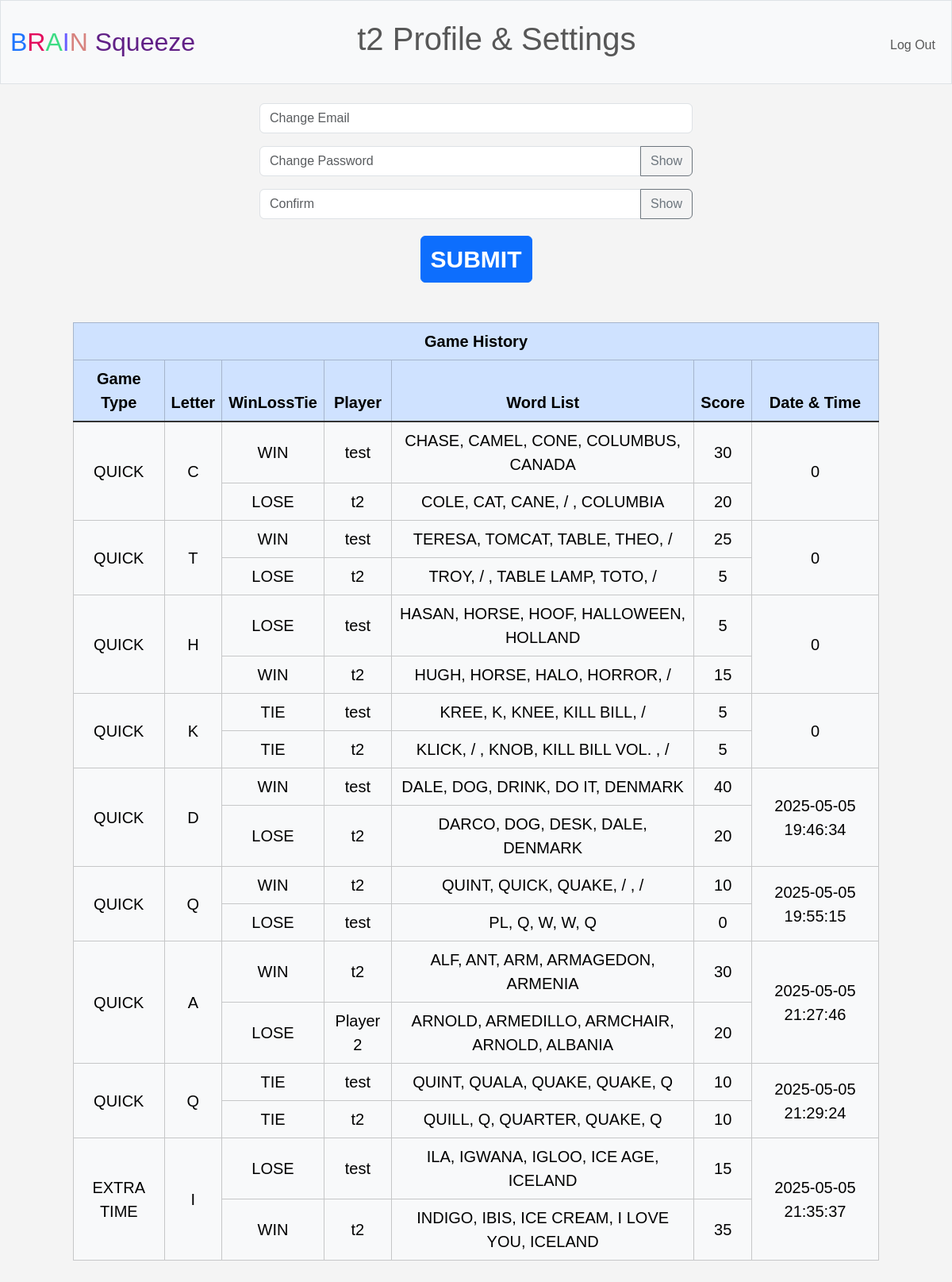
Screenshot of /profile (signed in) with the database file from the repository.
### tables this page shows
CREATE TABLE "game_records" (
	"id"	INTEGER NOT NULL UNIQUE,
	"GameSelect"	TEXT NOT NULL,
	"Letter"	TEXT NOT NULL,
	"WinLossTie1"	TEXT NOT NULL,
	"WinLossTie2"	TEXT NOT NULL,
	"Username1"	TEXT NOT NULL,
	"Username2"	TEXT NOT NULL,
	"WordList1"	TEXT NOT NULL,
	"WordList2"	TEXT NOT NULL,
	"Score1"	INTEGER NOT NULL,
	"Score2"	INTEGER NOT NULL,
	"DateTime"	TEXT NOT NULL DEFAULT CURRENT_TIMESTAMP,
	PRIMARY KEY("id" AUTOINCREMENT)
);

### app.py (the view)
@app.route("/profile", methods=["GET", "POST"])
@login_required
def profile():
    if request.method == "POST":
        email = request.form.get("change_email").strip() if request.form.get("change_email") else None
        password = request.form.get("change_pass").strip() if request.form.get("change_pass") else None
        confirm = request.form.get("confirm").strip() if request.form.get("confirm") else None
        change = account_change(session["user_id"], email, password, confirm)
        if change == 0.5:
            flash("Email not in correct format")
            return redirect(url_for("profile"))
        elif change == 1:
            flash("Password not matching. Try again.")
            return redirect(url_for("profile"))
        elif change == 2:
            flash("Password Successfully changed")
            return redirect(url_for("profile"))
        elif change == 3:
            flash("Email Successfully changed")
            return redirect(url_for("profile"))
        elif change == 4:
            flash("Email & password successfully changed")
            return redirect(url_for("profile"))
        elif change == 5:
            flash("Something went wrong. Try again.")
            return redirect(url_for("profile"))
        return redirect("/profile")
    else:
        username = session.get("user_id")
        all_data = profile_history(username)
        if all_data == 1:
            flash("Could not load data. Sign out and sign in again.")
            return redirect(url_for("profile"))
        return render_template("profile.html", all_data=all_data)

### app.py (called while the page is built)
@app.after_request
def after_request(response):
    response.headers["Cache-Control"] = "no-cache, no-store, must-revalidate"
    response.headers["Expires"] = 0
    response.headers["Pragma"] = "no-cache"
    return response

### helper.py (called while the page is built)
def get_db():
    if "db" not in g:
        basedir = os.path.abspath(os.path.dirname(__file__))
        db_path = os.path.join(basedir, "database.db")
        g.db = sqlite3.connect(db_path)
        g.db.row_factory = sqlite3.Row
    return g.db

def login_required(f):
    @wraps(f)
    def decorated_function(*args, **kwargs):
        if session.get("user_id") is None:
            return redirect("/login")
        return f(*args, **kwargs)
    return decorated_function

### templates/profile.html (shortened to what this page needs)
{% extends "layout.html" %}
{% block main %}
    <div class="container-fluid">
        <form action="/profile" method="POST">
            <div class="input-group mb-3 mx-auto w-50 mt-2">
                <input autocomplete="off" class="form-control" id="email" name="change_email" placeholder="Change Email" type="email">
            </div>
            <div class="input-group mb-3 mx-auto w-50">
                <input autocomplete="off" class="form-control" id="pass" name="change_pass" placeholder="Change Password" type="password">
                <button class="btn btn-outline-secondary" type="button" onclick="showp()">Show</button>
            </div>
            <div class="input-group mb-3 mx-auto w-50">
                <input autocomplete="off" class="form-control" id="conf" name="confirm" placeholder="Confirm" type="password">
                <button class="btn btn-outline-secondary" type="button" onclick="showc()">Show</button>
            </div>
            <div>
            <button class="btn btn-primary" type="submit" style="margin-top:0.5%;">Submit</button>
            </div>
        </form>
    </div>
    <div class="mb-3 space">
        <table class="table table-bordered w-auto">
            <thead class="table-dark">
                <tr class="table-primary">
                    <th colspan="7" class="col text-center">Game History</th>
                </tr>
                <tr class="table-primary">
                    <th class="col">Game Type</th>
                    <th class="col">Letter</th>
                    <th class="col">WinLossTie</th>
                    <th class="col">Player</th>
                    <th class="col">Word List</th>
                    <th class="col">Score</th>
                    <th class="col">Date & Time</th>
                </tr>
            </thead>
            <tbody class="table-group-divider">
                {% if all_data != [] %}
                    {% for data in all_data %}
                    <tr class="table-light">
                        <td class="align-middle" rowspan="2">{{ data.GameType |upper }}</td>
                        <td class="align-middle" rowspan="2">{{ data.Letter | upper }}</td>
                        <td class="align-middle">{{ data.WinLossTie1 | upper }}</td>
                        <td class="align-middle">{{ data.Username1 }}</td>
                        <td class="align-middle">{{ data.WordList1 | upper }}</td>
                        <td class="align-middle">{{ data.Score1 }}</td>
                        <td class="align-middle" rowspan="2">{{ data.DateTime }}</td>
                    </tr>
                    <tr class="table-light">
                        <td class="align-middle">{{ data.WinLossTie2 | upper }}</td>
                        <td class="align-middle">{{ data.Username2 }}</td>
                        <td class="align-middle">{{ data.WordList2 | upper }}</td>
                        <td class="align-middle">{{ data.Score2 }}</td>
                    </tr>
                    {% endfor %}
                {% endif %}
            </tbody>
        </table>
    </div>
{% endblock %}

### static/styles.css (style rules this page uses)
body { background-color: #f4f4f4; font-family: Arial, sans-serif; color: #333; }
.btn-primary { text-align: center; display: inline-block; cursor: pointer; text-transform: uppercase; font-size: 30px !important; font-weight: bold; }
.table { container: flex; text-align: center; margin: 2% auto 2% auto; width: 80%; border-collapse: collapse; padding: 10px; font-size: 20px; }
.space { margin: 50px; }

### rows the page displays
game_records: GameType "QUICK", Letter "C", WinLossTie1 "WIN", Username1 "test", WordList1 "CHASE, CAMEL, CONE, COLUMBUS, CANADA", Score1 "30", DateTime "0", WinLossTie2 "LOSE", Username2 "t2", WordList2 "COLE, CAT, CANE, / , COLUMBIA", Score2 "20"
game_records: GameType "QUICK", Letter "T", WinLossTie1 "WIN", Username1 "test", WordList1 "TERESA, TOMCAT, TABLE, THEO, /", Score1 "25", DateTime "0", WinLossTie2 "LOSE", Username2 "t2", WordList2 "TROY, / , TABLE LAMP, TOTO, /", Score2 "5"
game_records: GameType "QUICK", Letter "H", WinLossTie1 "LOSE", Username1 "test", WordList1 "HASAN, HORSE, HOOF, HALLOWEEN, HOLLAND", Score1 "5", DateTime "0", WinLossTie2 "WIN", Username2 "t2", WordList2 "HUGH, HORSE, HALO, HORROR, /", Score2 "15"
game_records: GameType "QUICK", Letter "K", WinLossTie1 "TIE", Username1 "test", WordList1 "KREE, K, KNEE, KILL BILL, /", Score1 "5", DateTime "0", WinLossTie2 "TIE", Username2 "t2", WordList2 "KLICK, / , KNOB, KILL BILL VOL. , /", Score2 "5"
game_records: GameType "QUICK", Letter "D", WinLossTie1 "WIN", Username1 "test", WordList1 "DALE, DOG, DRINK, DO IT, DENMARK", Score1 "40", DateTime "2025-05-05 19:46:34", WinLossTie2 "LOSE", Username2 "t2", WordList2 "DARCO, DOG, DESK, DALE, DENMARK", Score2 "20"
game_records: GameType "QUICK", Letter "Q", WinLossTie1 "WIN", Username1 "t2", WordList1 "QUINT, QUICK, QUAKE, / , /", Score1 "10", DateTime "2025-05-05 19:55:15", WinLossTie2 "LOSE", Username2 "test", WordList2 "PL, Q, W, W, Q", Score2 "0"
game_records: GameType "QUICK", Letter "A", WinLossTie1 "WIN", Username1 "t2", WordList1 "ALF, ANT, ARM, ARMAGEDON, ARMENIA", Score1 "30", DateTime "2025-05-05 21:27:46", WinLossTie2 "LOSE", Username2 "Player 2", WordList2 "ARNOLD, ARMEDILLO, ARMCHAIR, ARNOLD, ALBANIA", Score2 "20"
game_records: GameType "QUICK", Letter "Q", WinLossTie1 "TIE", Username1 "test", WordList1 "QUINT, QUALA, QUAKE, QUAKE, Q", Score1 "10", DateTime "2025-05-05 21:29:24", WinLossTie2 "TIE", Username2 "t2", WordList2 "QUILL, Q, QUARTER, QUAKE, Q", Score2 "10"
game_records: GameType "EXTRA TIME", Letter "I", WinLossTie1 "LOSE", Username1 "test", WordList1 "ILA, IGWANA, IGLOO, ICE AGE, ICELAND", Score1 "15", DateTime "2025-05-05 21:35:37", WinLossTie2 "WIN", Username2 "t2", WordList2 "INDIGO, IBIS, ICE CREAM, I LOVE YOU, ICELAND", Score2 "35"

### other values shown
{{ session["user_id"] }} "t2"
